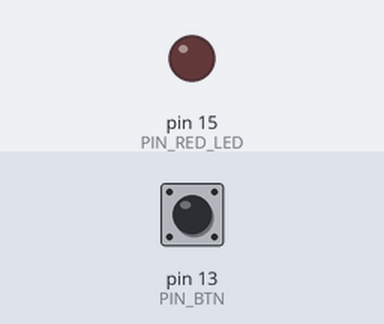
This sketch was run on a simulated Arduino Uno, built with avr-gcc and run on an emulated ATmega328P. Parts: output pins drawn as LEDs (lit = HIGH). Inputs (shaded band) come from the test bench; at power-on: pin 13 (PIN_BTN) HIGH.

Above: at 1.2 s.
1.3 s: pin 13 (PIN_BTN) pulled LOW for 0.15 s
At 1.7 s:
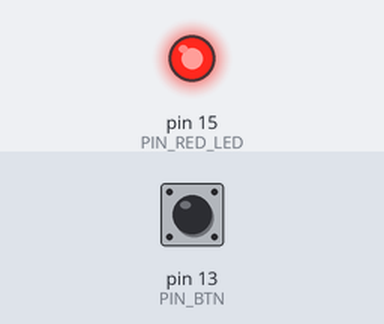
2.9 s: pin 13 (PIN_BTN) pulled LOW for 1 s
At 4.1 s:
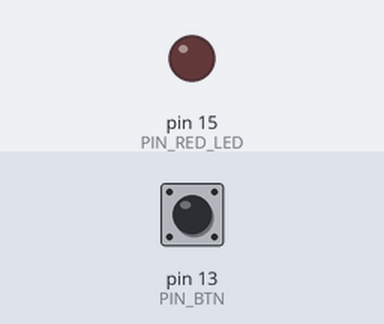
5.4 s: pin 13 (PIN_BTN) pulled LOW for 3.2 s
At 6.0 s:
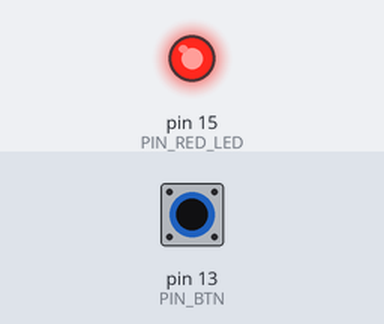
Timing chart, 0 to 8.4 s (numbered marks = the images above; inputs shaded):
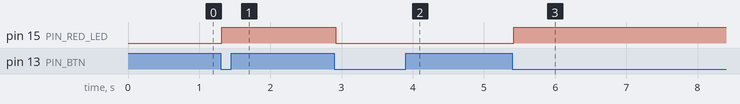

Measured:
- after the input at 1.3 s, pin 15 (PIN_RED_LED): LOW → HIGH at once
- after the input at 2.9 s, pin 15 (PIN_RED_LED): HIGH → LOW at once
- after the input at 5.4 s, pin 15 (PIN_RED_LED): LOW → HIGH at once

The sketch:

button-led-const.ino
```cpp
#define PIN_RED_LED 15
#define PIN_BTN 13
bool ledState = false;

void setup() {
  // put your setup code here, to run once:
  pinMode(PIN_RED_LED, OUTPUT);
  pinMode(PIN_BTN, INPUT);
}

// the following code take into consideration
//  the bounce effect that happen when pressing a btn
// the passage from state HIGH - LOW is not immediate,
//  a short period of buffering (bounce) it is present before the new state is reached
void loop() {
  if (btnPressed()) {   // listen for the button to be pressed
    delay(20);          // consider bounce effect and check for stable status
    if (btnPressed()) { // when status LOW is stable, change led status
      reverseGPIO(PIN_RED_LED);
    }
    while(btnPressed()); // waiting the button to be released
  }
}

bool btnPressed() {
  return digitalRead(PIN_BTN) == LOW;
}

void reverseGPIO(int pin) {
  ledState = !ledState;
  digitalWrite(pin, ledState);
}
```
